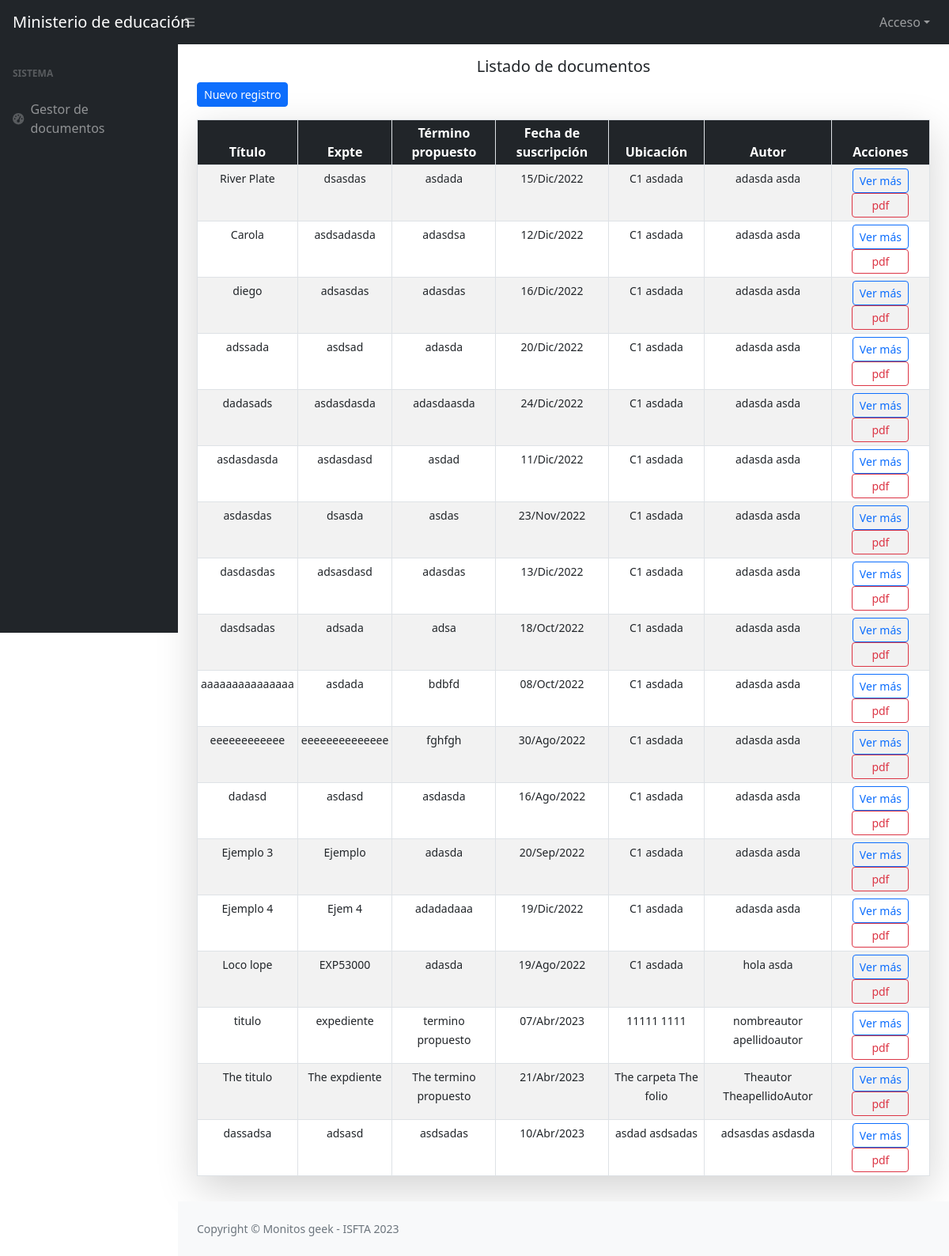
Before: / with the older database file.
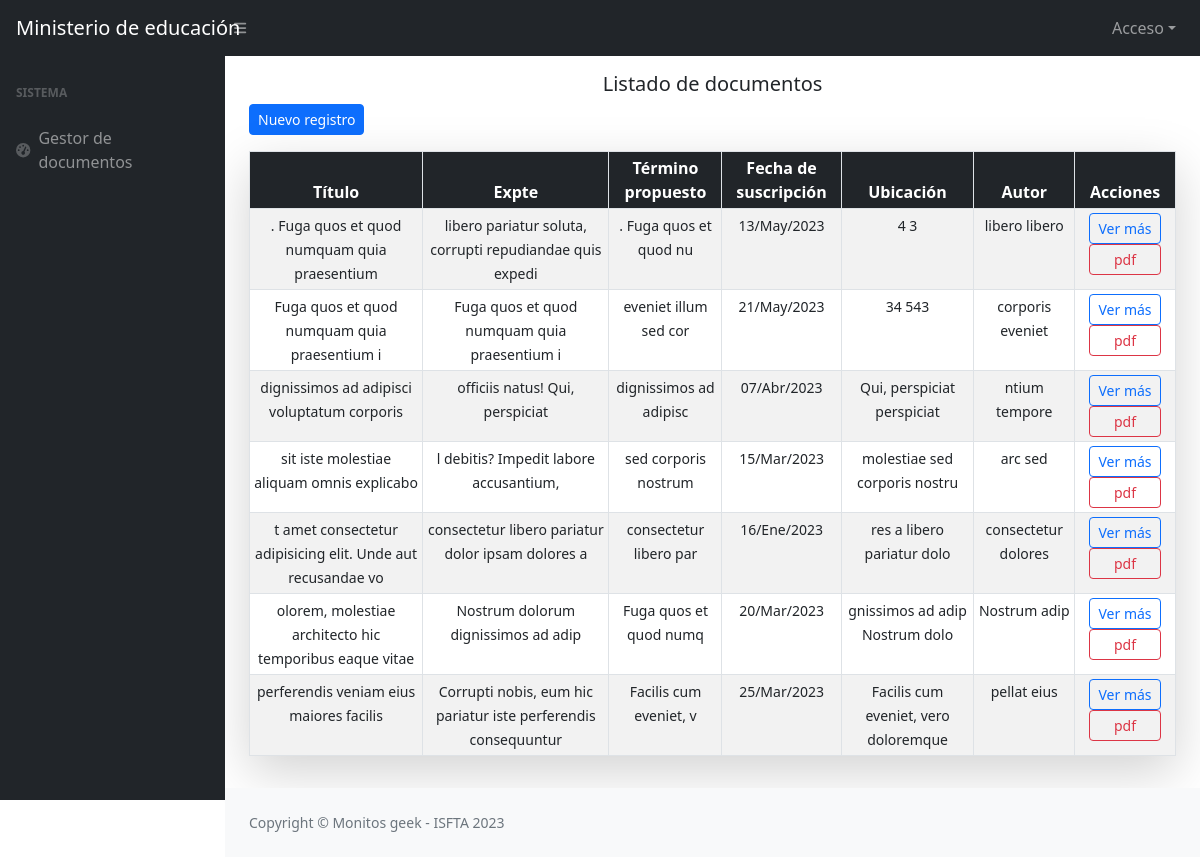
After: the same page with the newer database file.
### tables this page shows
CREATE TABLE `documento` (
  `id` int(11) NOT NULL,
  `titulo` varchar(255) NOT NULL,
  `expediente` varchar(100) NOT NULL,
  `mencionResponsabilidad_id` int(11) NOT NULL,
  `fechaSuscripcion` varchar(60) NOT NULL,
  `descripfisica_id` int(11) NOT NULL,
  `notas_id` int(11) NOT NULL,
  `terminoPropuesto` varchar(200) NOT NULL,
  `ubicacion_id` int(11) NOT NULL,
  `responsable` varchar(150) NOT NULL,
  `archivoAdjunto` varchar(255) NOT NULL,
  `status` int(11) NOT NULL DEFAULT 1
);

### controllers/Documento.php (called while the page is built, shortened)
<?php
    class DocumentoController
    {
        private $documento;
        public function __construct()
        {
            require_once 'models/DocumentoModel.php';
            $this->documento = new DocumentoModel;
        }
        public function index()
        {
            $data['titulo']="Listado de documentos";
            $data['documentos']=$this->documento->getDocumentos();
            require_once 'views/documentos/documentos.php';
        }
    }

### assets/config/Database.php (called while the page is built)
<?php
    class Database
    {
        public static function conectar()
        {
            $dns="mysql:host=" . DB_HOST .";dbname=" . DB_NAME . ";charset=" . DB_CHARSET;
            $options=[
                PDO::ATTR_ERRMODE => PDO::ERRMODE_EXCEPTION,
                PDO::ATTR_EMULATE_PREPARES => false
            ];
            try {
                $conn=new PDO($dns,DB_USERNAME,DB_PASSWORD,$options);
                return $conn;
            } catch (PDOException $e) {
                echo "ERROR: " . $e->getMessage() . '<br>';
                exit;
            }
        }
    }

### models/DocumentoModel.php (called while the page is built, shortened)
<?php
    class DocumentoModel
    {
        private $db;
        public function __construct()
        {
            $this->db = Database::conectar();
        }
        public function getDocumentos()
        {
            $sentencia=$this->db->query("CALL sp_select_documentos()");
            $response=$sentencia->fetchAll(PDO::FETCH_ASSOC);
            return $response;
        }
    }

### assets/config/functions.php (called while the page is built, shortened)
<?php
    function modificarFecha($fecha)
    {
        $fecha=str_replace('-','/',date('d-m-Y',strtotime($fecha)));
        if(str_contains($fecha,'/01')){
            $fecha= str_replace('/01','/Ene',$fecha);
        }
        if(str_contains($fecha,'/03')){
            $fecha= str_replace('/03','/Mar',$fecha);
        }
        if(str_contains($fecha,'/04')){
            $fecha= str_replace('/04','/Abr',$fecha);
        }
        if(str_contains($fecha,'/05')){
            $fecha= str_replace('/05','/May',$fecha);
        }
        if(str_contains($fecha,'/08')){
            $fecha= str_replace('/08','/Ago',$fecha);
        }
        if(str_contains($fecha,'/09')){
            $fecha= str_replace('/09','/Sep',$fecha);
        }
        if(str_contains($fecha,'/10')){
            $fecha= str_replace('/10','/Oct',$fecha);
        }
        if(str_contains($fecha,'/11')){
            $fecha= str_replace('/11','/Nov',$fecha);
        }
        if(str_contains($fecha,'/12')){
            $fecha= str_replace('/12','/Dic',$fecha);
        }
        return $fecha;
    }

### views/documentos/documentos.php (the view, shortened to what this page needs)
<?php require_once 'views/templates/header.php'; ?>
        <div class="row my-3">
            <div class="col-12">
                <h2 class="text-center lead"><?= $data['titulo'] ?></h2>
                <a name="" id="" class="btn btn-primary btn-sm" href="index.php?c=Documento&m=create" role="button">Nuevo registro</a>
            </div>
        </div>
        <div class="row my-3">
            <div class="col-12">
                <div class="table-responsive-sm">
                    <table class="table table-striped table-bordered shadow-lg table-sm" style="width:100%">
                        <thead class="bg-dark text-white">
                            <tr>
                                <th class="text-center" scope="col">Título</th>
                                <th class="text-center" scope="col">Expte</th>
                                <th class="text-center" scope="col">Término propuesto</th>
                                <th class="text-center" scope="col">Fecha de suscripción</th>
                                <th class="text-center" scope="col">Ubicación</th>
                                <th class="text-center" scope="col">Autor</th>
                                <th class="text-center" scope="col">Acciones</th>
                            </tr>
                        </thead>
                        <tbody>
                            <?php if(count($data['documentos']) > 0){ ?>
                                <?php foreach($data['documentos'] as $documento): ?>
                                    <tr class="">
                                        <td class="text-center" scope="row"><small><?= $documento['titulo']; ?></small></td>
                                        <td class="text-center"><small><?= $documento['expediente']; ?></small></td>
                                        <td class="text-center"><small><?= $documento['terminoPropuesto']; ?></small></td>
                                        <td class="text-center"><small><?= modificarFecha($documento['fechaSuscripcion']); ?></small></td>
                                        <td class="text-center"><small><?= $documento['ubicacion']; ?></small></td>
                                        <td class="text-center"><small><?= $documento['autor']; ?></small></td>
                                        <td class="text-center">
                                            <a name="" id="" class="btn btn-outline-primary btn-sm" href="index.php?c=Documento&m=show&id=<?= $documento['idDocumento'];?>&token=<?= hash_hmac('sha1',$documento['idDocumento'],KEY_TOKEN); ?>" role="button">Ver más</a>
                                            <a name="" id="" class="btn btn-outline-danger btn-sm px-4" href="assets/archivos/<?= $documento['archivoAdjunto']; ?>" target="_BLANK" role="button">pdf</a>
                                        </td>
                                    </tr>
                                <?php endforeach ?>
                            <?php }else{ ?>
                                    <tr>
                                        <td colspan="7" class="text-center">No hay datos actualmente</td>
                                    </tr>
                            <?php } ?>
                        </tbody>
                    </table>
                </div>
            </div>
        </div>
<?php require_once 'views/templates/footer.php'; ?>

### index.php (shortened to what this page needs)
<?php
    require_once 'assets/config/Database.php';
    require_once 'assets/config/functions.php';
    require_once 'controllers/Documento.php';
    if(!empty($_GET['c'])){
        $controlador=cargarControlador($_GET['c']);
        if(isset($_GET['m'])){
            if(isset($_GET['id'])){
                if(isset($_GET['token'])){
                    cargarMetodo($controlador,$_GET['m'],$_GET['id'],$_GET['token']);
                }else{
                    cargarMetodo($controlador,$_GET['m'],$_GET['id']);
                }
            }else{
                cargarMetodo($controlador,$_GET['m']);
            }
        }else{
            cargarMetodo($controlador,METODO_PRINCIPAL);
        }
    }else{
        $controlador=cargarControlador(CONTROLADOR_PRINCIPAL);
        $controlador->{METODO_PRINCIPAL}();
    }

### views/templates/header.php (shortened to what this page needs)
<!DOCTYPE html>
<html lang="es">
<head>
    <link href="https://cdn.jsdelivr.net/npm/simple-datatables@7.1.2/dist/style.min.css" rel="stylesheet" />
    <link href="css/styles.css" rel="stylesheet" />
    <link rel="stylesheet" href="css/boxicons.min.css">
    <link rel="stylesheet" href="css/jquery.dataTables.min.css">
</head>
<body class="sb-nav-fixed">
    <nav class="sb-topnav navbar navbar-expand navbar-dark bg-dark">
        <a class="navbar-brand ps-3" href="index.php">Ministerio de educación</a>
        <button class="btn btn-link btn-sm order-1 order-lg-0 me-4 me-lg-0" id="sidebarToggle" href="#!"><i
                class="fas fa-bars"></i></button>
        <ul class="navbar-nav ms-auto ms-auto me-0 me-md-3 my-2 my-md-0">
            <li class="nav-item dropdown">
                    <a class="nav-link dropdown-toggle" id="navbarDropdown" href="#" role="button" data-bs-toggle="dropdown"
                    aria-expanded="false">Acceso</a>
            </li>
        </ul>
    </nav>
    <div id="layoutSidenav">
        <div id="layoutSidenav_nav">
            <nav class="sb-sidenav accordion sb-sidenav-dark" id="sidenavAccordion">
                <div class="sb-sidenav-menu">
                    <div class="nav">
                        <div class="sb-sidenav-menu-heading">Sistema</div>
                            <a class="nav-link" href="index.php">
                                <div class="sb-nav-link-icon"><i class="fas fa-tachometer-alt"></i></div>
                                Gestor de documentos
                            </a>
                    </div>
                </div>
            </nav>
        </div>
        <div id="layoutSidenav_content">
            <main>
                <div class="container-fluid px-4">

### views/templates/footer.php (shortened to what this page needs)
</div>
            </main>
            <footer class="py-4 bg-light mt-auto">
                <div class="container-fluid px-4">
                    <div class="d-flex align-items-center justify-content-between small">
                        <div class="text-muted">Copyright &copy; Monitos geek - ISFTA 2023</div>
                    </div>
                </div>
            </footer>
        </div>
    </div>
</body>
</html>

Changed rows visible on the page:
removed documento: titulo "River Plate", expediente "dsasdas", terminoPropuesto "asdada", fechaSuscripcion "15/Dic/2022", ubicacion "C1 asdada", autor "adasda asda"
removed documento: titulo "Carola", expediente "asdsadasda", terminoPropuesto "adasdsa", fechaSuscripcion "12/Dic/2022", ubicacion "C1 asdada", autor "adasda asda"
removed documento: titulo "diego", expediente "adsasdas", terminoPropuesto "adasdas", fechaSuscripcion "16/Dic/2022", ubicacion "C1 asdada", autor "adasda asda"
removed documento: titulo "adssada", expediente "asdsad", terminoPropuesto "adasda", fechaSuscripcion "20/Dic/2022", ubicacion "C1 asdada", autor "adasda asda"
removed documento: titulo "dadasads", expediente "asdasdasda", terminoPropuesto "adasdaasda", fechaSuscripcion "24/Dic/2022", ubicacion "C1 asdada", autor "adasda asda"
removed documento: titulo "asdasdasda", expediente "asdasdasd", terminoPropuesto "asdad", fechaSuscripcion "11/Dic/2022", ubicacion "C1 asdada", autor "adasda asda"
removed documento: titulo "asdasdas", expediente "dsasda", terminoPropuesto "asdas", fechaSuscripcion "23/Nov/2022", ubicacion "C1 asdada", autor "adasda asda"
removed documento: titulo "dasdasdas", expediente "adsasdasd", terminoPropuesto "adasdas", fechaSuscripcion "13/Dic/2022", ubicacion "C1 asdada", autor "adasda asda"
removed documento: titulo "dasdsadas", expediente "adsada", terminoPropuesto "adsa", fechaSuscripcion "18/Oct/2022", ubicacion "C1 asdada", autor "adasda asda"
removed documento: titulo "aaaaaaaaaaaaaaa", expediente "asdada", terminoPropuesto "bdbfd", fechaSuscripcion "08/Oct/2022", ubicacion "C1 asdada", autor "adasda asda"
removed documento: titulo "eeeeeeeeeeee", expediente "eeeeeeeeeeeeee", terminoPropuesto "fghfgh", fechaSuscripcion "30/Ago/2022", ubicacion "C1 asdada", autor "adasda asda"
removed documento: titulo "dadasd", expediente "asdasd", terminoPropuesto "asdasda", fechaSuscripcion "16/Ago/2022", ubicacion "C1 asdada", autor "adasda asda"
removed documento: titulo "Ejemplo 3", expediente "Ejemplo", terminoPropuesto "adasda", fechaSuscripcion "20/Sep/2022", ubicacion "C1 asdada", autor "adasda asda"
removed documento: titulo "Ejemplo 4", expediente "Ejem 4", terminoPropuesto "adadadaaa", fechaSuscripcion "19/Dic/2022", ubicacion "C1 asdada", autor "adasda asda"
removed documento: titulo "Loco lope", expediente "EXP53000", terminoPropuesto "adasda", fechaSuscripcion "19/Ago/2022", ubicacion "C1 asdada", autor "hola asda"
removed documento: titulo "titulo", expediente "expediente", terminoPropuesto "termino propuesto", fechaSuscripcion "07/Abr/2023", ubicacion "11111 1111", autor "nombreautor apellidoautor"
removed documento: titulo "The titulo", expediente "The expdiente", terminoPropuesto "The termino propuesto", fechaSuscripcion "21/Abr/2023", ubicacion "The carpeta The folio", autor "Theautor TheapellidoAutor"
removed documento: titulo "dassadsa", expediente "adsasd", terminoPropuesto "asdsadas", fechaSuscripcion "10/Abr/2023", ubicacion "asdad asdsadas", autor "adsasdas asdasda"
added documento: titulo ". Fuga quos et quod numquam quia praesentium", expediente "libero pariatur soluta, corrupti repudiandae quis expedi", terminoPropuesto ". Fuga quos et quod nu", fechaSuscripcion "13/May/2023", ubicacion "4 3", autor "libero libero"
added documento: titulo "Fuga quos et quod numquam quia praesentium i", expediente "Fuga quos et quod numquam quia praesentium i", terminoPropuesto "eveniet illum sed cor", fechaSuscripcion "21/May/2023", ubicacion "34 543", autor "corporis eveniet"
added documento: titulo "dignissimos ad adipisci voluptatum corporis", expediente "officiis natus! Qui, perspiciat", terminoPropuesto "dignissimos ad adipisc", fechaSuscripcion "07/Abr/2023", ubicacion "Qui, perspiciat perspiciat", autor "ntium tempore"
added documento: titulo "sit iste molestiae aliquam omnis explicabo", expediente "l debitis? Impedit labore accusantium,", terminoPropuesto "sed corporis nostrum", fechaSuscripcion "15/Mar/2023", ubicacion "molestiae sed corporis nostru", autor "arc sed"
added documento: titulo "t amet consectetur adipisicing elit. Unde aut recusandae vo", expediente "consectetur libero pariatur dolor ipsam dolores a", terminoPropuesto "consectetur libero par", fechaSuscripcion "16/Ene/2023", ubicacion "res a libero pariatur dolo", autor "consectetur dolores"
added documento: titulo "olorem, molestiae architecto hic temporibus eaque vitae", expediente "Nostrum dolorum dignissimos ad adip", terminoPropuesto "Fuga quos et quod numq", fechaSuscripcion "20/Mar/2023", ubicacion "gnissimos ad adip Nostrum dolo", autor "Nostrum adip"
added documento: titulo "perferendis veniam eius maiores facilis", expediente "Corrupti nobis, eum hic pariatur iste perferendis consequuntur", terminoPropuesto "Facilis cum eveniet, v", fechaSuscripcion "25/Mar/2023", ubicacion "Facilis cum eveniet, vero doloremque", autor "pellat eius"
